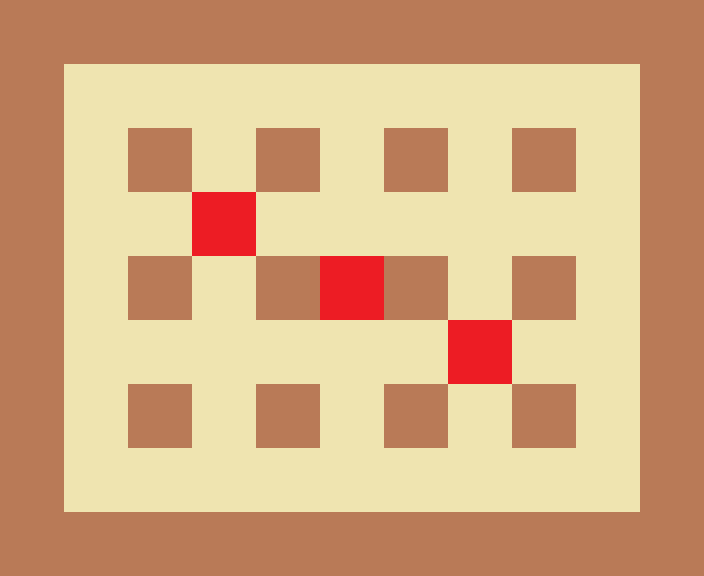

Rendered tile map (Tiled .tmx) drawn with the repository's tilesets; below, a short description and the full map source, tile grids included:
An orthogonal 11x9 tile map with 64x64 px tiles, 2 tile layers (tiles, enemies).

<map version="1.0" orientation="orthogonal" width="11" height="9" tilewidth="64" tileheight="64">
 <tileset firstgid="1" name="tiled" tilewidth="64" tileheight="64">
  <image source="../tiled.png" width="256" height="128" />
 </tileset>
 <layer name="tiles" width="11" height="9">
  <data>
   <tile gid="1" />
   <tile gid="1" />
   <tile gid="1" />
   <tile gid="1" />
   <tile gid="1" />
   <tile gid="1" />
   <tile gid="1" />
   <tile gid="1" />
   <tile gid="1" />
   <tile gid="1" />
   <tile gid="1" />
   <tile gid="1" />
   <tile gid="2" />
   <tile gid="2" />
   <tile gid="2" />
   <tile gid="2" />
   <tile gid="2" />
   <tile gid="2" />
   <tile gid="2" />
   <tile gid="2" />
   <tile gid="2" />
   <tile gid="1" />
   <tile gid="1" />
   <tile gid="2" />
   <tile gid="1" />
   <tile gid="2" />
   <tile gid="1" />
   <tile gid="2" />
   <tile gid="1" />
   <tile gid="2" />
   <tile gid="1" />
   <tile gid="2" />
   <tile gid="1" />
   <tile gid="1" />
   <tile gid="2" />
   <tile gid="2" />
   <tile gid="2" />
   <tile gid="2" />
   <tile gid="2" />
   <tile gid="2" />
   <tile gid="2" />
   <tile gid="2" />
   <tile gid="2" />
   <tile gid="1" />
   <tile gid="1" />
   <tile gid="2" />
   <tile gid="1" />
   <tile gid="2" />
   <tile gid="1" />
   <tile gid="2" />
   <tile gid="1" />
   <tile gid="2" />
   <tile gid="1" />
   <tile gid="2" />
   <tile gid="1" />
   <tile gid="1" />
   <tile gid="2" />
   <tile gid="2" />
   <tile gid="2" />
   <tile gid="2" />
   <tile gid="2" />
   <tile gid="2" />
   <tile gid="2" />
   <tile gid="2" />
   <tile gid="2" />
   <tile gid="1" />
   <tile gid="1" />
   <tile gid="2" />
   <tile gid="1" />
   <tile gid="2" />
   <tile gid="1" />
   <tile gid="2" />
   <tile gid="1" />
   <tile gid="2" />
   <tile gid="1" />
   <tile gid="2" />
   <tile gid="1" />
   <tile gid="1" />
   <tile gid="2" />
   <tile gid="2" />
   <tile gid="2" />
   <tile gid="2" />
   <tile gid="2" />
   <tile gid="2" />
   <tile gid="2" />
   <tile gid="2" />
   <tile gid="2" />
   <tile gid="1" />
   <tile gid="1" />
   <tile gid="1" />
   <tile gid="1" />
   <tile gid="1" />
   <tile gid="1" />
   <tile gid="1" />
   <tile gid="1" />
   <tile gid="1" />
   <tile gid="1" />
   <tile gid="1" />
   <tile gid="1" />
  </data>
 </layer>
 <layer name="enemies" width="11" height="9">
  <data>
   <tile gid="0" />
   <tile gid="0" />
   <tile gid="0" />
   <tile gid="0" />
   <tile gid="0" />
   <tile gid="0" />
   <tile gid="0" />
   <tile gid="0" />
   <tile gid="0" />
   <tile gid="0" />
   <tile gid="0" />
   <tile gid="0" />
   <tile gid="0" />
   <tile gid="0" />
   <tile gid="0" />
   <tile gid="0" />
   <tile gid="0" />
   <tile gid="0" />
   <tile gid="0" />
   <tile gid="0" />
   <tile gid="0" />
   <tile gid="0" />
   <tile gid="0" />
   <tile gid="0" />
   <tile gid="0" />
   <tile gid="0" />
   <tile gid="0" />
   <tile gid="0" />
   <tile gid="0" />
   <tile gid="0" />
   <tile gid="0" />
   <tile gid="0" />
   <tile gid="0" />
   <tile gid="0" />
   <tile gid="0" />
   <tile gid="0" />
   <tile gid="3" />
   <tile gid="0" />
   <tile gid="0" />
   <tile gid="0" />
   <tile gid="0" />
   <tile gid="0" />
   <tile gid="0" />
   <tile gid="0" />
   <tile gid="0" />
   <tile gid="0" />
   <tile gid="0" />
   <tile gid="0" />
   <tile gid="0" />
   <tile gid="3" />
   <tile gid="0" />
   <tile gid="0" />
   <tile gid="0" />
   <tile gid="0" />
   <tile gid="0" />
   <tile gid="0" />
   <tile gid="0" />
   <tile gid="0" />
   <tile gid="0" />
   <tile gid="0" />
   <tile gid="0" />
   <tile gid="0" />
   <tile gid="3" />
   <tile gid="0" />
   <tile gid="0" />
   <tile gid="0" />
   <tile gid="0" />
   <tile gid="0" />
   <tile gid="0" />
   <tile gid="0" />
   <tile gid="0" />
   <tile gid="0" />
   <tile gid="0" />
   <tile gid="0" />
   <tile gid="0" />
   <tile gid="0" />
   <tile gid="0" />
   <tile gid="0" />
   <tile gid="0" />
   <tile gid="0" />
   <tile gid="0" />
   <tile gid="0" />
   <tile gid="0" />
   <tile gid="0" />
   <tile gid="0" />
   <tile gid="0" />
   <tile gid="0" />
   <tile gid="0" />
   <tile gid="0" />
   <tile gid="0" />
   <tile gid="0" />
   <tile gid="0" />
   <tile gid="0" />
   <tile gid="0" />
   <tile gid="0" />
   <tile gid="0" />
   <tile gid="0" />
   <tile gid="0" />
   <tile gid="0" />
  </data>
 </layer>
</map>
